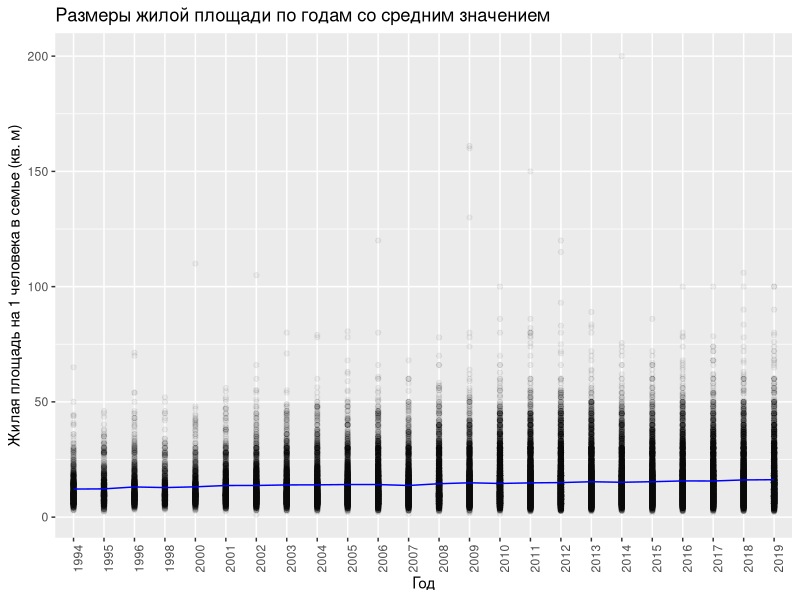
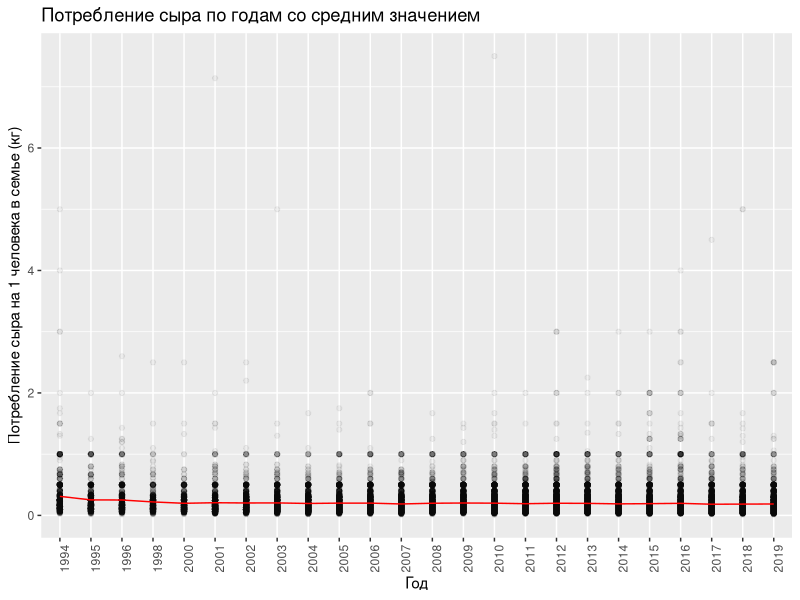
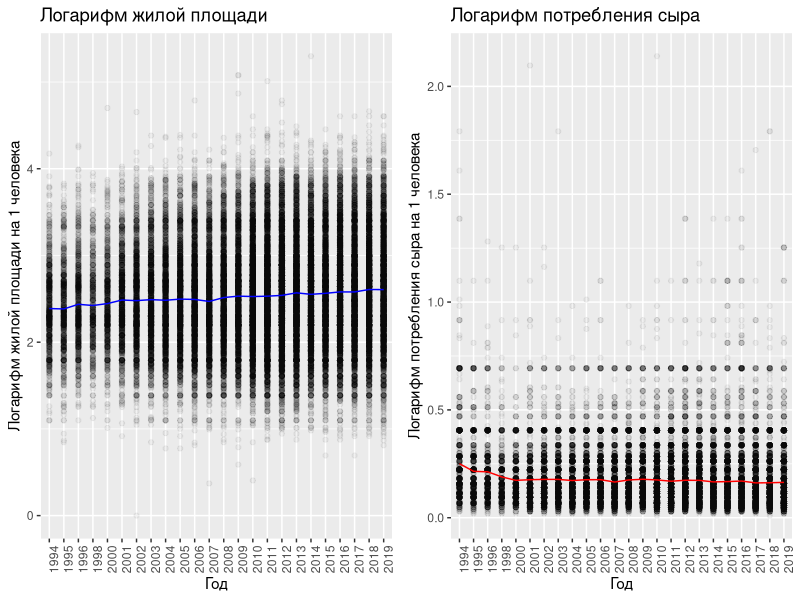
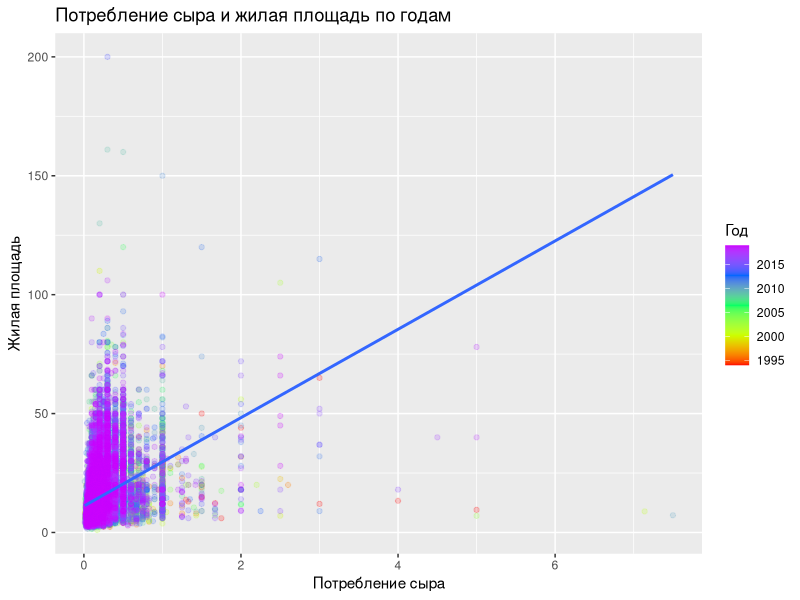
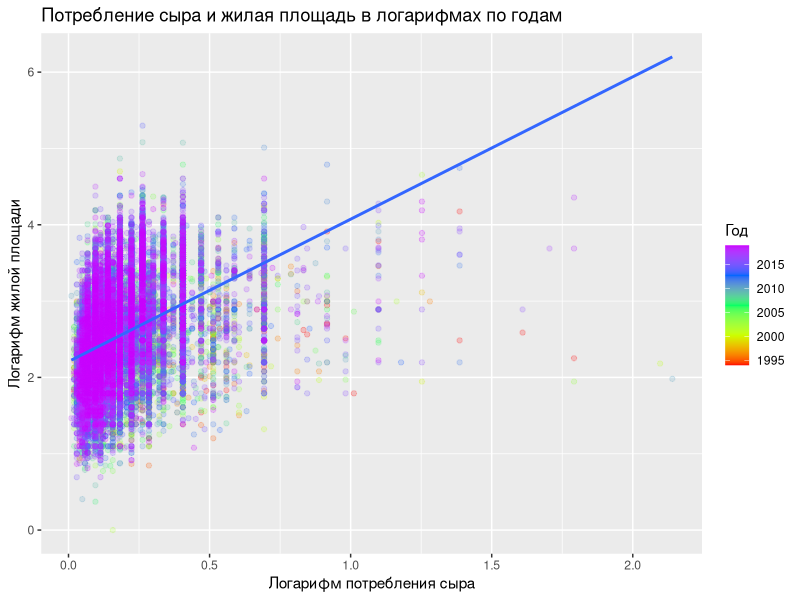
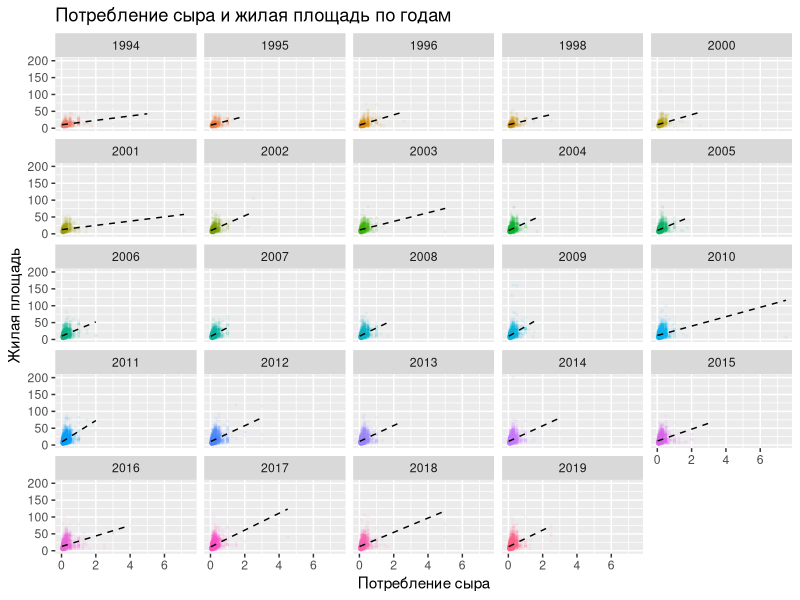
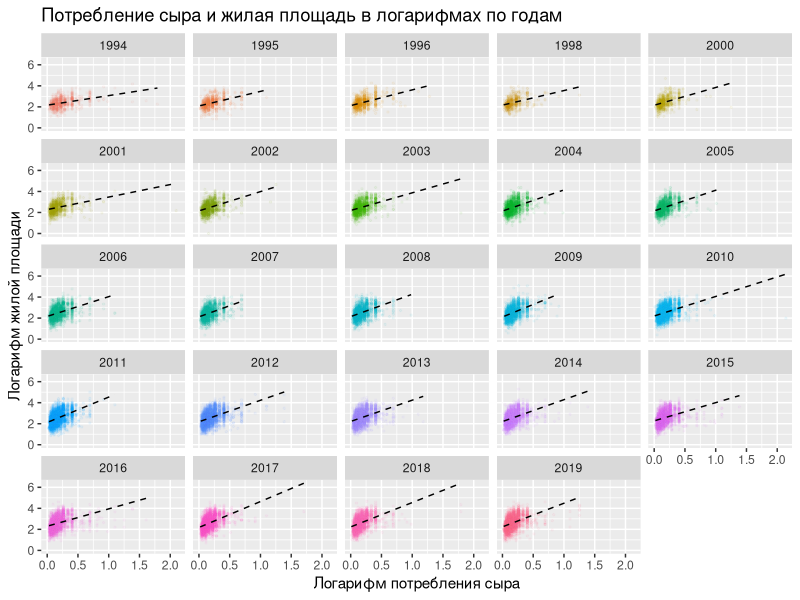

These charts were generated, in order, by the following R code: (Note: this script raises an error after producing the figures.)
## ---- chunk 1
knitr::opts_chunk$set(echo = TRUE)
## ---- chunk 2
setwd("D:/ha")
data_ha <- read.table("Data_ha.csv", sep = ";", dec = ",", header = TRUE)
head(data_ha)
## ---- chunk 3
names(data_ha)[1] <- "year"
names(data_ha)[2] <- "id"
names(data_ha)[3] <- "n_mem"
names(data_ha)[4] <- "liv_area"
names(data_ha)[5] <- "kg_cheese"
## ---- chunk 4
str(data_ha)
## ---- chunk 5
data_ha <- data_ha[data_ha[4] > 0, ]
data_ha <- data_ha[data_ha[5] > 0, ]
## ---- chunk 6
data_ha <- na.omit(data_ha)
## ---- chunk 7
str(data_ha)
## ---- chunk 8
data_ha$av_liv_area <- round(data_ha$liv_area / data_ha$n_mem, 2)
data_ha$av_kg_cheese <- round(data_ha$kg_cheese / data_ha$n_mem,2)
## ---- chunk 9
data_ha <- data_ha[,-c(3,4,5)]
## ---- chunk 10
head(data_ha)
## ---- chunk 11
#install.packages("plm")
library("plm")
## ---- chunk 12
#install.packages("tidyverse")
library("tidyverse")
## ---- chunk 13

#install.packages("cowplot")
library("cowplot")
## ---- chunk 14
h <- pdata.frame(data_ha,
                 index = c("id", "year"),
                 row.names = TRUE)

head(h)
## ---- chunk 15
h %>%
  is.pbalanced()
## ---- chunk 16
mean_a <- 
  h %>%
  group_by(year) %>%
  summarise(mean_area = mean(av_liv_area))

mean_a

## ---- chunk 17
ggplot(data = h, 
       aes(x = year, y = av_liv_area)) +
  geom_point(alpha=0.05) +
  geom_line(data = mean_a, aes(x = year, y = mean_area), group = 1,col = "blue") +
  labs(x = "Год", y = "Жилая площадь на 1 человека в семье (кв. м)") +
  theme(axis.text.x = element_text(angle = 90)) +
  ggtitle ("Размеры жилой площади по годам со средним значением")

## ---- chunk 18
mean_c <- 
  h %>%
  group_by(year) %>%
  summarise(mean_cheese = mean(av_kg_cheese))
  
ggplot(data = h, 
         aes(x = year, y = av_kg_cheese)) +
  geom_point(alpha=0.05) +
  geom_line(data = mean_c,aes(x = year, y = mean_cheese), group = 1,col = "red") +
  labs(x = "Год", y = "Потребление сыра на 1 человека в семье (кг)") +
  theme(axis.text.x = element_text(angle = 90)) +
  ggtitle ("Потребление сыра по годам со средним значением")
## ---- chunk 19
mean_a_log <- 
  h %>%
  group_by(year) %>%
  summarise(mean_area = mean(log(av_liv_area)))

p1 <- ggplot(data = h, 
       aes(x = year, y = log(av_liv_area))) +
  geom_point(alpha=0.05) +
  geom_line(data = mean_a_log,aes(x = year, y = mean_area), group = 1,col = "blue") +
  labs(x = "Год", y = "Логарифм жилой площади на 1 человека") +
  theme(axis.text.x = element_text(angle = 90)) +
  ggtitle ("Логарифм жилой площади")

mean_c_log <- 
  h %>%
  group_by(year) %>%
  summarise(mean_cheese = mean(log(1+av_kg_cheese)))
  
p2 <- ggplot(data = h, 
         aes(x = year, y = log(1+av_kg_cheese))) +
  geom_point(alpha=0.05) +
  geom_line(data = mean_c_log,aes(x = year, y = mean_cheese), group = 1,col = "red") +
  labs(x = "Год", y = "Логарифм потребления сыра на 1 человека") +
  theme(axis.text.x = element_text(angle = 90)) +
  ggtitle ("Логарифм потребления сыра")

plot_grid(p1, p2,align = "h", nrow = 1, rel_widths = c(1, 1), rel_heights = c(1, 1))
## ---- chunk 20
ggplot(data = data_ha, 
       aes(x = av_kg_cheese, y = av_liv_area, color = year))+
  geom_point(alpha=0.2) + labs(x = "Потребление сыра", y = "Жилая площадь")+ geom_smooth(method = "lm", se = F) + scale_color_gradientn(colours = rainbow(5)) + labs(color='Год') +
  ggtitle ("Потребление сыра и жилая площадь по годам")
## ---- chunk 21
ggplot(data = data_ha, 
       aes(x = log(1+av_kg_cheese), y = log(av_liv_area), color = year))+
  geom_point(alpha=0.2) + geom_smooth(method = "lm", se = F) + labs(x = "Логарифм потребления сыра", y = "Логарифм жилой площади")+ labs(color='Год')+ scale_color_gradientn(colours = rainbow(5)) +
  ggtitle ("Потребление сыра и жилая площадь в логарифмах по годам")
## ---- chunk 22
ggplot(data = data_ha, 
       aes(x =av_kg_cheese, y = av_liv_area ,color=as.factor(year) ))+
  geom_point(alpha=0.05, size = 0.5) + geom_smooth(method = "lm", se = F, lty = "dashed", color = 'black',size = 0.5) +  facet_wrap(~year) + labs(x = "Потребление сыра", y = "Жилая площадь") + ggtitle ("Потребление сыра и жилая площадь по годам") + theme(legend.position="none")
## ---- chunk 23
ggplot(data = data_ha, 
       aes(x = log(1+av_kg_cheese), y = log(av_liv_area),color=as.factor(year) ))+
  geom_point(alpha=0.05, size = 0.5) + geom_smooth(method = "lm", se = F, lty = "dashed", color = 'black', size = 0.5) + facet_wrap(~year) + labs(x = "Логарифм потребления сыра", y = "Логарифм жилой площади") + 
  ggtitle ("Потребление сыра и жилая площадь в логарифмах по годам")+ theme(legend.position="none")
## ---- chunk 24
h.pooled <- plm(av_liv_area ~ av_kg_cheese, data = h, model = "pooling")
h.re <- plm(av_liv_area ~ av_kg_cheese, data = h, model = "random")
h.fe <- plm(av_liv_area ~ av_kg_cheese, data = h, model = "within")
## ---- chunk 25
summary(h.pooled)
## ---- chunk 26
summary(h.re)
## ---- chunk 27
summary(h.fe)
## ---- chunk 28
pFtest(h.fe, h.pooled)
## ---- chunk 29
phtest(h.fe, h.re)
## ---- chunk 30
plmtest(h.re, type = "bp")
